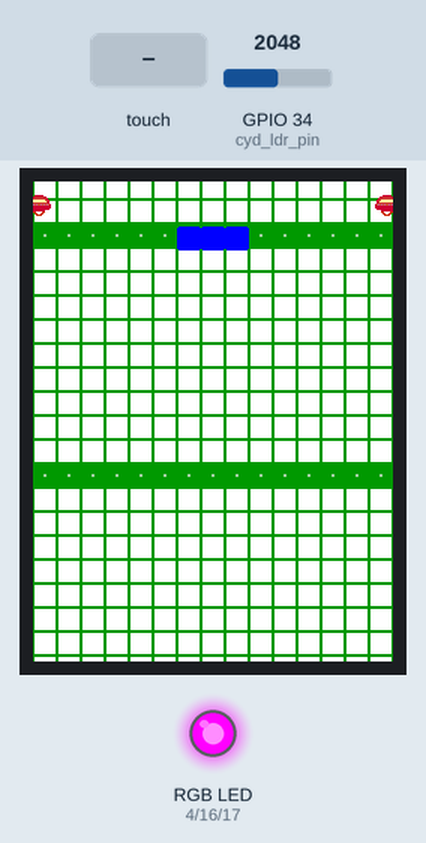
A sketch run on a simulated ESP32. On the bench: 240×320 colour display, an RGB LED mixed from three pins (HIGH = lit). Inputs (shaded band) come from the test bench; at power-on: GPIO 34 (cyd_ldr_pin) = 2048. Random numbers use the default seed unless the sketch sets one; what the sketch prints to the serial monitor is not drawn.

Above: at 2.4 s.
2.5 s: GPIO 34 (cyd_ldr_pin) set to 85
8.8 s: touch panel pressed at 13 % / 10 % of its raw x / y range
At 9.32 s:
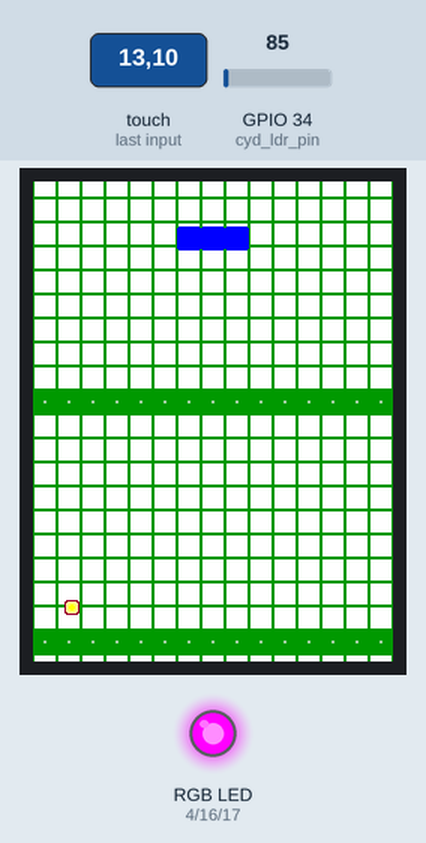
10.5 s: touch panel pressed at 38 % / 30 % of its raw x / y range
At 11.16 s:
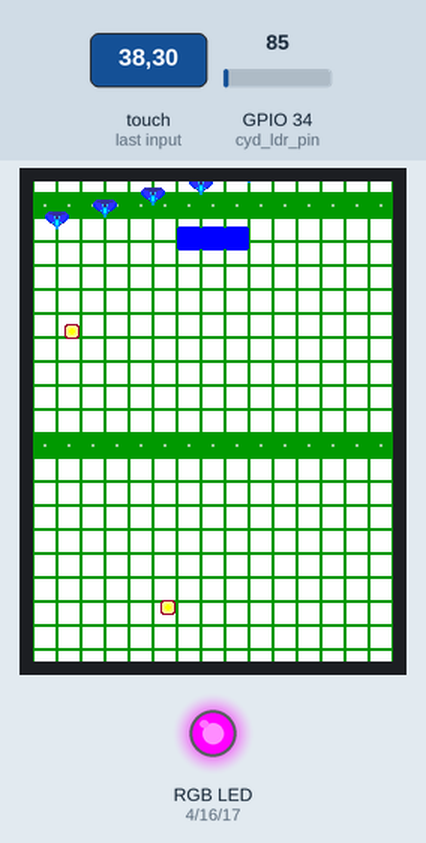
Timing chart, 0 to 13.5 s (numbered marks = the images above; inputs shaded):
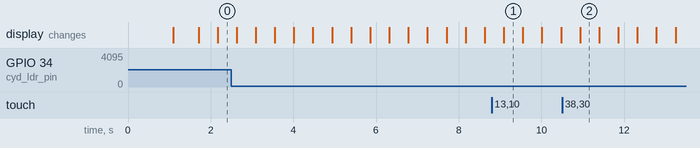

The sketch:

esp32dev.ino
```cpp
//
// intended for: ESP32-2432S028R
//    ESP32 Arduino LVGL WIFI & Bluetooth Development Board 2.8"
//    240 * 320 Smart Display Screen 2.8 inch LCD TFT Module With Touch WROOM
//
//          from: http://www.jczn1688.com/
//  purchased at: https://www.aliexpress.com/item/1005004502250619.html
//     resources: https://github.com/witnessmenow/ESP32-Cheap-Yellow-Display
//
//                    Arduino IDE 2.2.1
// additional boards:
// https://raw.githubusercontent.com/espressif/arduino-esp32/gh-pages/package_esp32_index.json
//    install boards: esp32 by Espressif 2.0.13
//   install library: TFT_eSPI by Bodmer 2.5.34
//                    XPT2046_Touchscreen by Paul Stoffregen 1.4.0
//     setup library: replace User_Setup.h in libraries/TFT_eSPI/ with provided
//                    file
//
//   Arduino IDE, Tools menu and select:
//                                Board: ESP32 Dev Module
//                        CPU Frequency: 240MHz (WiFi/BT)
//                     Core Debug Level: None
// Erase All Flash Before Sketch Upload: Disabled
//                       Events Runs On: Core 1
//                      Flash Frequency: 80MHz
//                           Flash Mode: DIO
//                           Flash Size: 4MB (32Mb)
//                         JTAG Adapter: Disabled
//                      Arduino Runs On: Core 1
//                     Partition Scheme: Default 4MB with spiffs (1.2MB
//                                       APP/1.5MB SPIFFS)
//                                PSRAM: Disabled
//                         Upload Speed: 921600
//                           Programmer: Esptool
//
//  Visual Code:
//    * install plug-in Arduino by Microsoft v0.6.0
//    * task ">Arduino: Initialize"
//    * task ">Arduino: Board Manager"
//        install "esp32 by Espressif Systems Version 2.0.14"
//    * task ">Arduino: Board Config"
//        select "ESP32 Dev Module (esp32)"
//    * install libraries:
//        TFT_eSPI by Bodmer 2.5.34
//        XPT2046_Touchscreen by Paul Stoffregen 1.4.0
//    * replace User_Setup.h in ~/Arduino/libraries/TFT_eSPI/ with provided file
//

// note. after upgrading library TFT_eSPI replace the User_Setup.h and make a
// clean build

// note. why some buffers are allocated at 'setup'
// Due to a technical limitation, the maximum statically allocated DRAM usage is
// 160KB. The remaining 160KB (for a total of 320KB of DRAM) can only be
// allocated at runtime as heap.
// -- https://stackoverflow.com/questions/71085927/how-to-extend-esp32-heap-size

// note. design decision of 'hpp' source files
// * the program is one file split into logical sections using includes
// * increases opportunities for optimization by the compiler
// * directory 'game' contains the user code that interfaces with 'engine.hpp'
// * order of include and content of 'defs.hpp', 'game.hpp', 'main.hpp' solves
//   circular references and gives user the necessary callbacks to interface
//   with engine

// main entry file to user code
#include "game/main.hpp"

// platform specific definitions and objects
#include <SPI.h>
#include <TFT_eSPI.h>
#include <XPT2046_Touchscreen.h>

// #define USE_WIFI
#ifdef USE_WIFI
#include "WiFi.h"
#include "secrets.h"
#endif

// rgb led
static constexpr uint8_t cyd_led_blue = 17;
static constexpr uint8_t cyd_led_red = 4;
static constexpr uint8_t cyd_led_green = 16;

// ldr (light dependant resistor)
// analog read of pin gives: 0 for full brightness, higher values is darker
static constexpr uint8_t cyd_ldr_pin = 34;

// setup touch screen
// https://github.com/witnessmenow/ESP32-Cheap-Yellow-Display/blob/main/Examples/Basics/2-TouchTest/2-TouchTest.ino
static constexpr uint8_t xpt2046_irq = 36;  // Interrupt Request
static constexpr uint8_t xpt2046_mosi = 32; // Master Out Slave In
static constexpr uint8_t xpt2046_miso = 39; // Master In Slave Out
static constexpr uint8_t xpt2046_clk = 25;  // Clock
static constexpr uint8_t xpt2046_cs = 33;   // Chip Select

static SPIClass spi{HSPI};
static XPT2046_Touchscreen touch_screen{xpt2046_cs, xpt2046_irq};
static TFT_eSPI display{};

// buffers for rendering a chunk while the other is transferred to the screen
// using DMA. allocated in setup
static uint16_t *dma_buf_1;
static uint16_t *dma_buf_2;
static constexpr unsigned dma_buf_size =
    sizeof(uint16_t) * display_width * tile_height;

// clang-format off
// note. not formatted because compiler gets confused and issues invalid error
static void render_scanline(
    uint16_t *render_buf_ptr,
    sprite_ix *collision_map_scanline_ptr,
    const int16_t scanline_y,
    const unsigned tile_x,
    const unsigned tile_dx,
    const unsigned tile_width_minus_dx,
    const tile_ix *tiles_map_row_ptr,
    const unsigned tile_sub_y,
    const unsigned tile_sub_y_times_tile_width
) {
  // clang-format on
  // used later by sprite renderer to overwrite tiles pixels
  uint16_t *scanline_ptr = render_buf_ptr;

  if (tile_width_minus_dx) {
    // render first partial tile
    const tile_ix tile_index = *(tiles_map_row_ptr + tile_x);
    const uint8_t *tile_data_ptr =
        tiles[tile_index].data + tile_sub_y_times_tile_width + tile_dx;
    for (unsigned i = tile_dx; i < tile_width; i++) {
      *render_buf_ptr++ = palette_tiles[*tile_data_ptr++];
    }
  }
  // render full tiles
  const unsigned tx_max = tile_x + (display_width / tile_width);
  for (unsigned tx = tile_x + 1; tx < tx_max; tx++) {
    const tile_ix tile_index = *(tiles_map_row_ptr + tx);
    const uint8_t *tile_data_ptr =
        tiles[tile_index].data + tile_sub_y_times_tile_width;
    for (unsigned i = 0; i < tile_width; i++) {
      *render_buf_ptr++ = palette_tiles[*tile_data_ptr++];
    }
  }
  if (tile_dx) {
    // render last partial tile
    const tile_ix tile_index = *(tiles_map_row_ptr + tx_max);
    const uint8_t *tile_data_ptr =
        tiles[tile_index].data + tile_sub_y_times_tile_width;
    for (unsigned i = 0; i < tile_dx; i++) {
      *render_buf_ptr++ = palette_tiles[*tile_data_ptr++];
    }
  }

  // render sprites
  // note. although grossly inefficient algorithm the DMA is busy while
  // rendering one tile height of sprites and tiles

  sprite *spr = sprites.all_list();
  const unsigned len = sprites.all_list_len();
  for (unsigned i = 0; i < len; i++, spr++) {
    if (!spr->img or spr->scr_y > scanline_y or
        spr->scr_y + int16_t(sprite_height) <= scanline_y or
        spr->scr_x <= sprite_width_neg or spr->scr_x > int16_t(display_width)) {
      // sprite has no image or
      // not within scanline or
      // is outside the screen x-wise
      continue;
    }
    const uint8_t *spr_data_ptr =
        spr->img + (scanline_y - spr->scr_y) * sprite_width;
    uint16_t *scanline_dst_ptr = scanline_ptr + spr->scr_x;
    unsigned render_width = sprite_width;
    sprite_ix *collision_pixel = collision_map_scanline_ptr + spr->scr_x;
    if (spr->scr_x < 0) {
      // adjustment if x is negative
      spr_data_ptr -= spr->scr_x;
      scanline_dst_ptr -= spr->scr_x;
      render_width = sprite_width + spr->scr_x;
      collision_pixel -= spr->scr_x;
    } else if (spr->scr_x + sprite_width > display_width) {
      // adjustment if sprite partially outside screen (x-wise)
      render_width = display_width - spr->scr_x;
    }
    // render scanline of sprite
    object *obj = spr->obj;
    for (unsigned j = 0; j < render_width;
         j++, collision_pixel++, scanline_dst_ptr++) {
      // write pixel from sprite data or skip if 0
      const uint8_t color_ix = *spr_data_ptr++;
      if (color_ix) {
        *scanline_dst_ptr = palette_sprites[color_ix];
        if (*collision_pixel != sprite_ix_reserved) {
          sprite *spr2 = sprites.instance(*collision_pixel);
          object *other_obj = spr2->obj;
          if (obj->col_mask & other_obj->col_bits) {
            obj->col_with = other_obj;
          }
          if (other_obj->col_mask & obj->col_bits) {
            other_obj->col_with = obj;
          }
        }
        // set pixel collision value to sprite index
        *collision_pixel = i;
      }
    }
  }
}

// buffer: one tile height, palette, 8-bit tiles from tiles map, 8-bit sprites
// 31 fps with DMA, 22 fps without
static void render(const unsigned x, const unsigned y) {
  display.startWrite();

  const unsigned tile_x = x >> tile_width_shift;
  const unsigned tile_dx = x & tile_width_and;
  const unsigned tile_width_minus_dx = tile_width - tile_dx;
  unsigned tile_y = y >> tile_height_shift;
  const unsigned tile_dy = y & tile_height_and;
  const unsigned tile_y_max = tile_y + (display_height / tile_height);
  const unsigned tile_height_minus_dy = tile_height - tile_dy;

  // selects buffer to write while DMA reads the other buffer
  bool dma_buf_use_first = true;
  // y in frame for current tiles row to be copied by DMA
  unsigned frame_y = 0;
  // current line y on screen
  int16_t scanline_y = 0;
  // pointer to start of current row of tiles
  const tile_ix *tiles_map_row_ptr = tile_map.cell[tile_y];
  // pointer to collision map starting at top left of screen
  sprite_ix *collision_map_scanline_ptr = collision_map;
  if (tile_dy) {
    // render the partial top tile
    // swap between two rendering buffers to not overwrite DMA accessed
    // buffer
    uint16_t *render_buf_ptr = dma_buf_use_first ? dma_buf_1 : dma_buf_2;
    dma_buf_use_first = not dma_buf_use_first;
    // pointer to the buffer that the DMA will copy to screen
    uint16_t *dma_buf = render_buf_ptr;
    // render scanlines of first partial tile
    for (unsigned tile_sub_y = tile_dy,
                  tile_sub_y_times_tile_width = tile_dy * tile_width;
         tile_sub_y < tile_height;
         tile_sub_y++, tile_sub_y_times_tile_width += tile_width,
                  render_buf_ptr += display_width,
                  collision_map_scanline_ptr += display_width, scanline_y++) {

      render_scanline(render_buf_ptr, collision_map_scanline_ptr, scanline_y,
                      tile_x, tile_dx, tile_width_minus_dx, tiles_map_row_ptr,
                      tile_sub_y, tile_sub_y_times_tile_width);
    }

    display.setAddrWindow(0, frame_y, display_width, tile_height_minus_dy);
    display.pushPixelsDMA(dma_buf, display_width * tile_height_minus_dy);

    tile_y++;
    tiles_map_row_ptr += tile_map_width;
    frame_y += tile_height_minus_dy;
  }
  // for each row of full tiles
  for (; tile_y < tile_y_max;
       tile_y++, frame_y += tile_height, tiles_map_row_ptr += tile_map_width) {
    // swap between two rendering buffers to not overwrite DMA accessed
    // buffer
    uint16_t *render_buf_ptr = dma_buf_use_first ? dma_buf_1 : dma_buf_2;
    dma_buf_use_first = not dma_buf_use_first;
    // pointer to the buffer that the DMA will copy to screen
    uint16_t *dma_buf = render_buf_ptr;
    // render one tile height of pixels from tiles map and sprites to the
    // 'render_buf_ptr'
    for (unsigned tile_sub_y = 0, tile_sub_y_times_tile_width = 0;
         tile_sub_y < tile_height;
         tile_sub_y++, tile_sub_y_times_tile_width += tile_height,
                  render_buf_ptr += display_width,
                  collision_map_scanline_ptr += display_width, scanline_y++) {

      render_scanline(render_buf_ptr, collision_map_scanline_ptr, scanline_y,
                      tile_x, tile_dx, tile_width_minus_dx, tiles_map_row_ptr,
                      tile_sub_y, tile_sub_y_times_tile_width);
    }

    display.setAddrWindow(0, frame_y, display_width, tile_height);
    display.pushPixelsDMA(dma_buf, display_width * tile_height);
  }
  if (tile_dy) {
    // render last partial tile
    // swap between two rendering buffers to not overwrite DMA accessed
    // buffer
    uint16_t *render_buf_ptr = dma_buf_use_first ? dma_buf_1 : dma_buf_2;
    dma_buf_use_first = not dma_buf_use_first;
    // pointer to the buffer that the DMA will copy to screen
    uint16_t *dma_buf = render_buf_ptr;
    // render the partial last tile row
    for (unsigned tile_sub_y = 0, tile_sub_y_times_tile_width = 0;
         tile_sub_y < tile_dy;
         tile_sub_y++, tile_sub_y_times_tile_width += tile_width,
                  render_buf_ptr += display_width,
                  collision_map_scanline_ptr += display_width, scanline_y++) {

      render_scanline(render_buf_ptr, collision_map_scanline_ptr, scanline_y,
                      tile_x, tile_dx, tile_width_minus_dx, tiles_map_row_ptr,
                      tile_sub_y, tile_sub_y_times_tile_width);
    }

    display.setAddrWindow(0, frame_y, display_width, tile_dy);
    display.pushPixelsDMA(dma_buf, display_width * tile_dy);
  }

  display.endWrite();
}

void setup(void) {
  Serial.begin(115200);
  sleep(1); // arbitrary wait 1 second for serial to connect
  while (!Serial)
    ; // wait for serial port to connect. needed for native usb port only

  // heap_caps_dump_all();
  Serial.printf("\n\n");
  Serial.printf("------------------- platform -----------------------------\n");
  Serial.printf("        chip model: %s\n", ESP.getChipModel());
  Serial.printf("            screen: %u x %u px\n", display_width,
                display_height);
  Serial.printf("     free heap mem: %u B\n", ESP.getFreeHeap());
  Serial.printf("largest free block: %u B\n", ESP.getMaxAllocHeap());
#ifdef USE_WIFI
  Serial.printf("              WiFi: on\n");
#endif
  Serial.printf("------------------- type sizes ---------------------------\n");
  Serial.printf("              bool: %zu B\n", sizeof(bool));
  Serial.printf("              char: %zu B\n", sizeof(char));
  Serial.printf("               int: %zu B\n", sizeof(int));
  Serial.printf("              long: %zu B\n", sizeof(long));
  Serial.printf("         long long: %zu B\n", sizeof(long long));
  Serial.printf("             float: %zu B\n", sizeof(float));
  Serial.printf("            double: %zu B\n", sizeof(double));
  Serial.printf("             void*: %zu B\n", sizeof(void *));

  // allocate DMA buffers
  dma_buf_1 = (uint16_t *)malloc(dma_buf_size);
  dma_buf_2 = (uint16_t *)malloc(dma_buf_size);
  if (!dma_buf_1 or !dma_buf_2) {
    Serial.printf("!!! could not allocate DMA buffers");
    while (true)
      ;
  }

  engine_setup();

  Serial.printf("------------------- after init ---------------------------\n");
  Serial.printf("     free heap mem: %zu B\n", ESP.getFreeHeap());
  Serial.printf("largest free block: %zu B\n", ESP.getMaxAllocHeap());
  Serial.printf("------------------- in program memory --------------------\n");
  Serial.printf("     sprite images: %zu B\n", sizeof(sprite_imgs));
  Serial.printf("             tiles: %zu B\n", sizeof(tiles));
  Serial.printf("          tile map: %zu B\n", sizeof(tile_map));
  Serial.printf("------------------- globals ------------------------------\n");
  Serial.printf("           sprites: %zu B\n", sizeof(sprites));
  Serial.printf("           objects: %zu B\n", sizeof(objects));
  Serial.printf("------------------- on heap ------------------------------\n");
  Serial.printf("      sprites data: %zu B\n", sprites.allocated_data_size_B());
  Serial.printf("      objects data: %zu B\n", objects.allocated_data_size_B());
  Serial.printf("     collision map: %zu B\n", collision_map_size);
  Serial.printf("   DMA buf 1 and 2: %zu B\n", 2 * dma_buf_size);
  Serial.printf("------------------- object sizes -------------------------\n");
  Serial.printf("            sprite: %zu B\n", sizeof(sprite));
  Serial.printf("            object: %zu B\n", sizeof(object));
  Serial.printf("              tile: %zu B\n", sizeof(tile));
  Serial.printf("----------------------------------------------------------\n");

  // setup rgb led
  pinMode(cyd_led_red, OUTPUT);
  pinMode(cyd_led_green, OUTPUT);
  pinMode(cyd_led_blue, OUTPUT);

  // set rgb led to green
  digitalWrite(cyd_led_red, HIGH);
  digitalWrite(cyd_led_green, LOW);
  digitalWrite(cyd_led_blue, HIGH);

  // setup ldr
  pinMode(cyd_ldr_pin, INPUT);

  // start the spi for the touch screen and init the library
  spi.begin(xpt2046_clk, xpt2046_miso, xpt2046_mosi, xpt2046_cs);
  touch_screen.begin(spi);
  touch_screen.setRotation(display_orientation);

  // initiate display
  display.init();
  display.setRotation(display_orientation);
  display.initDMA(true);

#ifdef USE_WIFI
  WiFi.begin(secret_wifi_network, secret_wifi_password);
  WiFi.setAutoReconnect(true);
  Serial.print("Connecting to ");
  Serial.print(secret_wifi_network);
  Serial.flush();
  while (WiFi.status() != WL_CONNECTED) {
    Serial.print(".");
    sleep(1);
  }
  Serial.print("\nConnected\nIP: ");
  Serial.println(WiFi.localIP());
#endif

  // set random seed for deterministic behavior
  randomSeed(0);

  // initiate clock to current time and frames-per-second calculation every 2
  // seconds
  clk.init(millis(), 2000);

  main_setup();
}

void loop() {
  if (clk.on_frame(millis())) {
    Serial.printf("t=%lu  fps=%u  ldr=%u  objs=%u  sprs=%u\n", clk.ms, clk.fps,
                  analogRead(cyd_ldr_pin), objects.allocated_list_len(),
                  sprites.allocated_list_len());
  }

  if (touch_screen.tirqTouched() and touch_screen.touched()) {
    const TS_Point pt = touch_screen.getPoint();
    main_on_touch_screen(pt.x, pt.y, pt.z);
  }

  engine_loop();
}
```

game_state.hpp
```cpp
#pragma once
// game state used by game objects and 'main.hpp'

class game_state final {
public:
  bool hero_is_alive = false;
} game_state{};
```

bullet.hpp
```cpp
#pragma once
#include "../../engine.hpp"

#include "fragment.hpp"
#include "game_object.hpp"

class bullet final : public game_object {
public:
  bullet() : game_object{bullet_cls} {
    col_bits = cb_enemy_bullet;
    col_mask = cb_hero;
    damage = 1;

    spr = sprites.allocate_instance();
    spr->obj = this;
    spr->img = sprite_imgs[1];
  }

  // returns true if object died
  auto update() -> bool override {
    if (game_object::update()) {
      return true;
    }
    if (x <= -float(sprite_width) or x >= display_width or
        y <= -float(sprite_height) or y >= display_height) {
      return true;
    }
    return false;
  }

  void on_death_by_collision() override {
    fragment *frg = new (objects.allocate_instance()) fragment{};
    frg->die_at_ms = clk.ms + 250;
    frg->x = x;
    frg->y = y;
  }
};
```

Source omitted: engine.hpp (6830 bytes), defs.hpp (1729 bytes), main.hpp (6162 bytes), fragment.hpp (544 bytes), game_object.hpp (1626 bytes), hero.hpp (2703 bytes), ship1.hpp (517 bytes), ship2.hpp (1685 bytes), upgrade.hpp (746 bytes), upgrade_picked.hpp (552 bytes), tte_sprites.hpp (data table, 1728 bytes), lette_tiles.hpp (data table, 1728 bytes) and 5 more

Measured:
- what the display in image 1 shows lasts 0.5 s, from 9.1 s to 9.6 s
